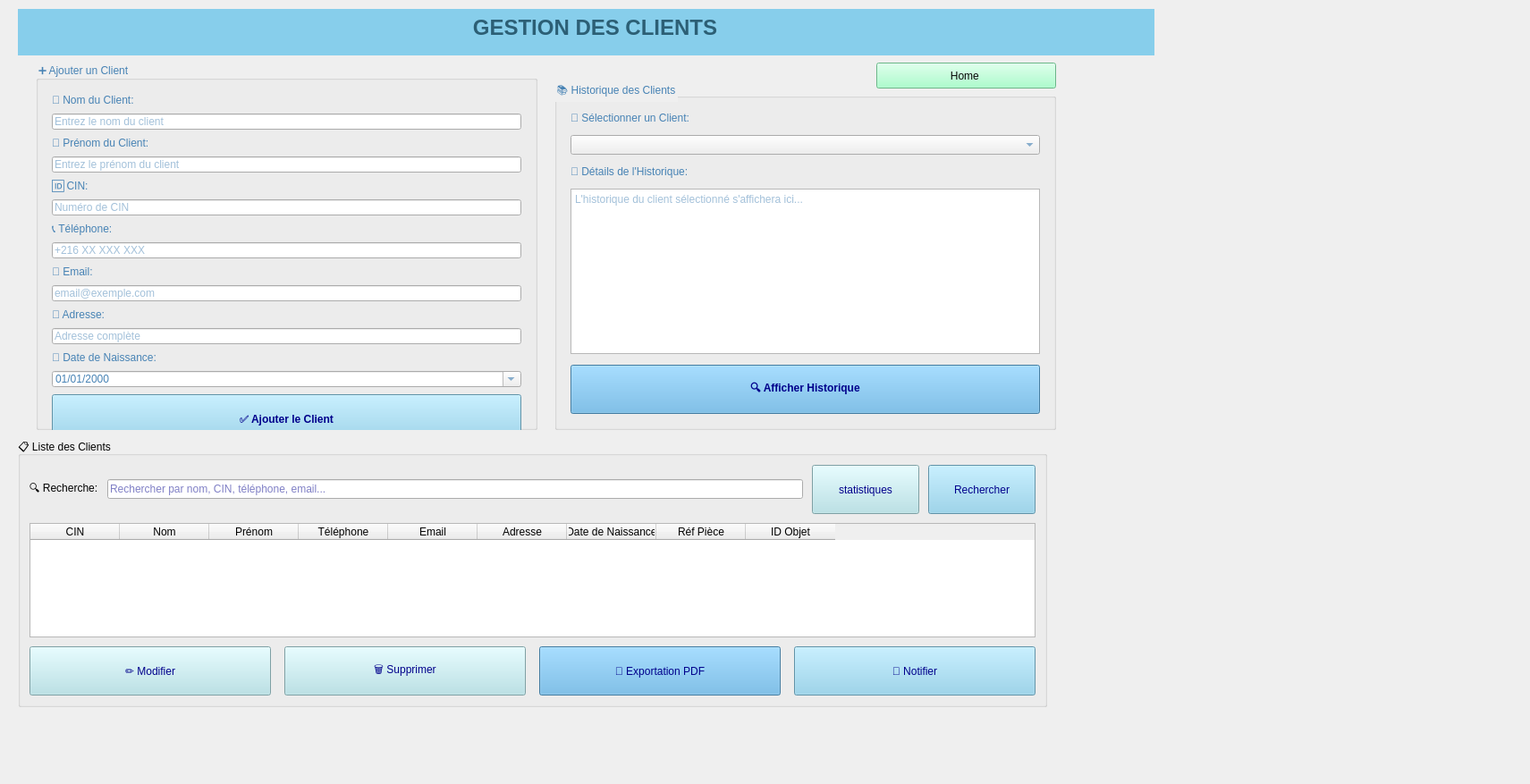
<?xml version="1.0" encoding="UTF-8"?>
<ui version="4.0">
 <class>gestionclient</class>
 <widget class="QWidget" name="gestionclient">
  <property name="geometry">
   <rect>
    <x>0</x>
    <y>0</y>
    <width>1711</width>
    <height>877</height>
   </rect>
  </property>
  <property name="windowTitle">
   <string>Form</string>
  </property>
  <widget class="QStackedWidget" name="stackedWidget">
   <property name="geometry">
    <rect>
     <x>20</x>
     <y>10</y>
     <width>1271</width>
     <height>841</height>
    </rect>
   </property>
   <property name="currentIndex">
    <number>0</number>
   </property>
   <widget class="QWidget" name="page">
    <widget class="QGroupBox" name="groupBox_history">
     <property name="geometry">
      <rect>
       <x>600</x>
       <y>80</y>
       <width>561</width>
       <height>391</height>
      </rect>
     </property>
     <property name="styleSheet">
      <string notr="true">color: #4682B4;</string>
     </property>
     <property name="title">
      <string>📚 Historique des Clients</string>
     </property>
     <layout class="QVBoxLayout" name="verticalLayout_history">
      <property name="spacing">
       <number>12</number>
      </property>
      <property name="leftMargin">
       <number>15</number>
      </property>
      <property name="topMargin">
       <number>15</number>
      </property>
      <property name="rightMargin">
       <number>15</number>
      </property>
      <property name="bottomMargin">
       <number>15</number>
      </property>
      <item>
       <widget class="QLabel" name="label_selectClient">
        <property name="text">
         <string>🔽 Sélectionner un Client:</string>
        </property>
       </widget>
      </item>
      <item>
       <widget class="QComboBox" name="comboBox_selectClient">
        <property name="editable">
         <bool>false</bool>
        </property>
       </widget>
      </item>
      <item>
       <widget class="QLabel" name="label_historyDetails">
        <property name="text">
         <string>📝 Détails de l'Historique:</string>
        </property>
       </widget>
      </item>
      <item>
       <widget class="QTextEdit" name="textEdit_history">
        <property name="readOnly">
         <bool>true</bool>
        </property>
        <property name="placeholderText">
         <string>L'historique du client sélectionné s'affichera ici...</string>
        </property>
       </widget>
      </item>
      <item>
       <widget class="QPushButton" name="btn_showHistory">
        <property name="minimumSize">
         <size>
          <width>0</width>
          <height>55</height>
         </size>
        </property>
        <property name="font">
         <font>
          <bold>true</bold>
         </font>
        </property>
        <property name="styleSheet">
         <string notr="true">background-color: #5DADE2;
color: #00008B;</string>
        </property>
        <property name="text">
         <string>🔍 Afficher Historique</string>
        </property>
       </widget>
      </item>
     </layout>
    </widget>
    <widget class="QGroupBox" name="groupBox_listClients">
     <property name="geometry">
      <rect>
       <x>0</x>
       <y>480</y>
       <width>1151</width>
       <height>301</height>
      </rect>
     </property>
     <property name="title">
      <string>📋 Liste des Clients</string>
     </property>
     <layout class="QVBoxLayout" name="verticalLayout_list">
      <property name="spacing">
       <number>10</number>
      </property>
      <property name="leftMargin">
       <number>10</number>
      </property>
      <property name="topMargin">
       <number>10</number>
      </property>
      <property name="rightMargin">
       <number>10</number>
      </property>
      <property name="bottomMargin">
       <number>10</number>
      </property>
      <item>
       <layout class="QHBoxLayout" name="searchLayout">
        <property name="spacing">
         <number>10</number>
        </property>
        <item>
         <widget class="QLabel" name="label_search">
          <property name="text">
           <string>🔍 Recherche:</string>
          </property>
         </widget>
        </item>
        <item>
         <widget class="QLineEdit" name="lineEdit_search">
          <property name="styleSheet">
           <string notr="true">color: #00008B;</string>
          </property>
          <property name="placeholderText">
           <string>Rechercher par nom, CIN, téléphone, email...</string>
          </property>
         </widget>
        </item>
        <item>
         <widget class="QPushButton" name="btn_search_2">
          <property name="minimumSize">
           <size>
            <width>120</width>
            <height>55</height>
           </size>
          </property>
          <property name="styleSheet">
           <string notr="true">background-color: #B0E0E6;
color: #00008B;</string>
          </property>
          <property name="text">
           <string>statistiques</string>
          </property>
         </widget>
        </item>
        <item>
         <widget class="QPushButton" name="btn_search">
          <property name="minimumSize">
           <size>
            <width>120</width>
            <height>55</height>
           </size>
          </property>
          <property name="styleSheet">
           <string notr="true">background-color: #87CEEB;
color: #00008B;</string>
          </property>
          <property name="text">
           <string>Rechercher</string>
          </property>
         </widget>
        </item>
       </layout>
      </item>
      <item>
       <widget class="QTableWidget" name="table_clients">
        <property name="alternatingRowColors">
         <bool>true</bool>
        </property>
        <property name="selectionMode">
         <enum>QAbstractItemView::SelectionMode::SingleSelection</enum>
        </property>
        <property name="selectionBehavior">
         <enum>QAbstractItemView::SelectionBehavior::SelectRows</enum>
        </property>
        <property name="sortingEnabled">
         <bool>true</bool>
        </property>
        <column>
         <property name="text">
          <string>CIN</string>
         </property>
        </column>
        <column>
         <property name="text">
          <string>Nom</string>
         </property>
        </column>
        <column>
         <property name="text">
          <string>Prénom</string>
         </property>
        </column>
        <column>
         <property name="text">
          <string>Téléphone</string>
         </property>
        </column>
        <column>
         <property name="text">
          <string>Email</string>
         </property>
        </column>
        <column>
         <property name="text">
          <string>Adresse</string>
         </property>
        </column>
        <column>
         <property name="text">
          <string>Date de Naissance</string>
         </property>
        </column>
        <column>
         <property name="text">
          <string>Réf Pièce</string>
         </property>
        </column>
        <column>
         <property name="text">
          <string>ID Objet</string>
         </property>
        </column>
       </widget>
      </item>
      <item>
       <layout class="QHBoxLayout" name="buttonsLayout">
        <property name="spacing">
         <number>15</number>
        </property>
        <item>
         <widget class="QPushButton" name="btn_modifier">
          <property name="minimumSize">
           <size>
            <width>150</width>
            <height>55</height>
           </size>
          </property>
          <property name="styleSheet">
           <string notr="true">background-color: #B0E0E6;
color: #00008B;</string>
          </property>
          <property name="text">
           <string>✏️ Modifier</string>
          </property>
         </widget>
        </item>
        <item>
         <widget class="QPushButton" name="btn_supprimer">
          <property name="minimumSize">
           <size>
            <width>150</width>
            <height>55</height>
           </size>
          </property>
          <property name="styleSheet">
           <string notr="true">background-color: #B0E0E6;
color: #00008B;</string>
          </property>
          <property name="text">
           <string>🗑️ Supprimer</string>
          </property>
         </widget>
        </item>
        <item>
         <widget class="QPushButton" name="btn_modifier_2">
          <property name="minimumSize">
           <size>
            <width>150</width>
            <height>55</height>
           </size>
          </property>
          <property name="styleSheet">
           <string notr="true">background-color: #5DADE2;
color: #00008B;</string>
          </property>
          <property name="text">
           <string>📄 Exportation PDF</string>
          </property>
         </widget>
        </item>
        <item>
         <widget class="QPushButton" name="btn_notifier">
          <property name="minimumSize">
           <size>
            <width>150</width>
            <height>55</height>
           </size>
          </property>
          <property name="styleSheet">
           <string notr="true">background-color: #87CEEB;
color: #00008B;</string>
          </property>
          <property name="text">
           <string>📧 Notifier</string>
          </property>
         </widget>
        </item>
       </layout>
      </item>
     </layout>
    </widget>
    <widget class="QGroupBox" name="groupBox_addClient">
     <property name="geometry">
      <rect>
       <x>20</x>
       <y>60</y>
       <width>561</width>
       <height>411</height>
      </rect>
     </property>
     <property name="styleSheet">
      <string notr="true">
color: #4682B4;</string>
     </property>
     <property name="title">
      <string>➕ Ajouter un Client</string>
     </property>
     <layout class="QVBoxLayout" name="verticalLayout_addClient">
      <property name="spacing">
       <number>8</number>
      </property>
      <property name="leftMargin">
       <number>15</number>
      </property>
      <property name="topMargin">
       <number>15</number>
      </property>
      <property name="rightMargin">
       <number>15</number>
      </property>
      <property name="bottomMargin">
       <number>15</number>
      </property>
      <item>
       <widget class="QLabel" name="label_5">
        <property name="text">
         <string>👤 Nom du Client:</string>
        </property>
       </widget>
      </item>
      <item>
       <widget class="QLineEdit" name="lineEdit_2">
        <property name="placeholderText">
         <string>Entrez le nom du client</string>
        </property>
       </widget>
      </item>
      <item>
       <widget class="QLabel" name="label_4">
        <property name="text">
         <string>👤 Prénom du Client:</string>
        </property>
       </widget>
      </item>
      <item>
       <widget class="QLineEdit" name="lineEdit">
        <property name="placeholderText">
         <string>Entrez le prénom du client</string>
        </property>
       </widget>
      </item>
      <item>
       <widget class="QLabel" name="label">
        <property name="text">
         <string>🆔 CIN:</string>
        </property>
       </widget>
      </item>
      <item>
       <widget class="QLineEdit" name="lineEdit_3">
        <property name="placeholderText">
         <string>Numéro de CIN</string>
        </property>
       </widget>
      </item>
      <item>
       <widget class="QLabel" name="label_2">
        <property name="text">
         <string>📞 Téléphone:</string>
        </property>
       </widget>
      </item>
      <item>
       <widget class="QLineEdit" name="lineEdit_5">
        <property name="placeholderText">
         <string>+216 XX XXX XXX</string>
        </property>
       </widget>
      </item>
      <item>
       <widget class="QLabel" name="label_3">
        <property name="text">
         <string>📧 Email:</string>
        </property>
       </widget>
      </item>
      <item>
       <widget class="QLineEdit" name="lineEdit_4">
        <property name="placeholderText">
         <string>email@exemple.com</string>
        </property>
       </widget>
      </item>
      <item>
       <widget class="QLabel" name="label_6">
        <property name="text">
         <string>📍 Adresse:</string>
        </property>
       </widget>
      </item>
      <item>
       <widget class="QLineEdit" name="lineEdit_6">
        <property name="placeholderText">
         <string>Adresse complète</string>
        </property>
       </widget>
      </item>
      <item>
       <widget class="QLabel" name="label_7">
        <property name="text">
         <string>📅 Date de Naissance:</string>
        </property>
       </widget>
      </item>
      <item>
       <widget class="QDateEdit" name="dateEdit">
        <property name="displayFormat">
         <string>dd/MM/yyyy</string>
        </property>
        <property name="calendarPopup">
         <bool>true</bool>
        </property>
       </widget>
      </item>
      <item>
       <widget class="QPushButton" name="btn_addClient">
        <property name="minimumSize">
         <size>
          <width>0</width>
          <height>55</height>
         </size>
        </property>
        <property name="font">
         <font>
          <bold>true</bold>
         </font>
        </property>
        <property name="styleSheet">
         <string notr="true">background-color: #87CEEB;
color: #00008B;</string>
        </property>
        <property name="text">
         <string>✅ Ajouter le Client</string>
        </property>
       </widget>
      </item>
      <item>
       <spacer name="verticalSpacer">
        <property name="orientation">
         <enum>Qt::Orientation::Vertical</enum>
        </property>
        <property name="sizeHint" stdset="0">
         <size>
          <width>20</width>
          <height>20</height>
         </size>
        </property>
       </spacer>
      </item>
     </layout>
    </widget>
    <widget class="QLabel" name="lblTitle">
     <property name="geometry">
      <rect>
       <x>-10</x>
       <y>-10</y>
       <width>1311</width>
       <height>62</height>
      </rect>
     </property>
     <property name="styleSheet">
      <string notr="true">font-size: 24px; font-weight: bold; color: #2C5F75; padding: 15px; background-color: #87CEEB; border-radius: 10px;</string>
     </property>
     <property name="text">
      <string>GESTION DES CLIENTS</string>
     </property>
     <property name="alignment">
      <set>Qt::AlignmentFlag::AlignCenter</set>
     </property>
    </widget>
    <widget class="QPushButton" name="pushButton">
     <property name="geometry">
      <rect>
       <x>960</x>
       <y>60</y>
       <width>201</width>
       <height>29</height>
      </rect>
     </property>
     <property name="styleSheet">
      <string notr="true">background-color: rgb(148, 255, 191);
color: rgb(7, 7, 7);</string>
     </property>
     <property name="text">
      <string>Home </string>
     </property>
    </widget>
   </widget>
  </widget>
 </widget>
 <resources/>
 <connections/>
</ui>
